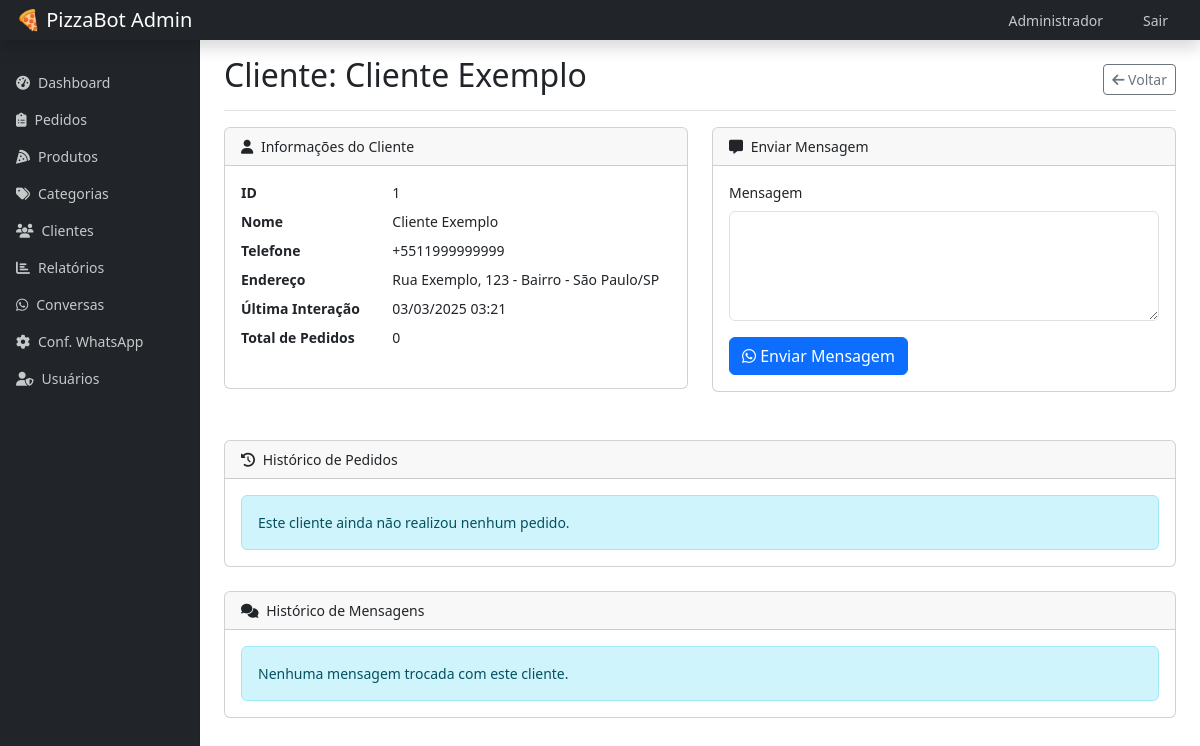
Screenshot of /admin/customers/1 (signed in) with the database file from the repository.
### models.py (models this page shows)
class User(db.Model, UserMixin):
    id = db.Column(db.Integer, primary_key=True)
    name = db.Column(db.String(100), nullable=False)
    email = db.Column(db.String(100), unique=True, nullable=False)
    password = db.Column(db.String(200), nullable=False)
    role = db.Column(db.String(20), default='staff')  # admin, staff
    created_at = db.Column(db.DateTime, default=datetime.utcnow)

class Customer(db.Model):
    id = db.Column(db.Integer, primary_key=True)
    phone = db.Column(db.String(20), unique=True, nullable=False)
    name = db.Column(db.String(100), nullable=True)
    address = db.Column(db.Text, nullable=True)
    last_interaction = db.Column(db.DateTime, default=datetime.utcnow)
    conversation_state = db.Column(db.String(50), default='initial')  # initial, menu, ordering, payment, etc.
    current_order_id = db.Column(db.Integer, nullable=True)  # ID do pedido atual em andamento
    temp_data = db.Column(db.Text, nullable=True)  # Dados temporários para a conversa
    human_support = db.Column(db.Boolean, default=False)  # Se está em modo de atendimento humano
    assigned_to = db.Column(db.Integer, db.ForeignKey('user.id'), nullable=True)  # Atendente responsável
    orders = db.relationship('Order', backref='customer', lazy=True)
    assigned_user = db.relationship('User', foreign_keys=[assigned_to], backref='assigned_customers', lazy=True)

### routes/admin.py (the view)
@admin_bp.route('/customers/<int:id>')
@login_required
def view_customer(id):
    customer = Customer.query.get_or_404(id)
    orders = Order.query.filter_by(customer_id=customer.id).order_by(Order.created_at.desc()).all()
    return render_template('admin/customer_detail.html', customer=customer, orders=orders)

### app.py (called while the page is built)
@login_manager.user_loader
def load_user(user_id):
    return User.query.get(int(user_id))

### templates/admin/customer_detail.html (shortened to what this page needs)
{% extends 'admin/base.html' %}
{% block content %}
<div class="d-flex justify-content-between flex-wrap flex-md-nowrap align-items-center pt-3 pb-2 mb-3 border-bottom">
    <h1 class="h2">Cliente: {{ customer.name or customer.phone }}</h1>
    <div class="btn-toolbar mb-2 mb-md-0">
        <a href="{{ url_for('admin_bp.customers') }}" class="btn btn-sm btn-outline-secondary">
            <i class="fas fa-arrow-left"></i> Voltar
        </a>
    </div>
</div>
<div class="row mb-4">
    <div class="col-md-6">
        <div class="card mb-4">
            <div class="card-header">
                <i class="fas fa-user me-1"></i>
                Informações do Cliente
            </div>
            <div class="card-body">
                <dl class="row">
                    <dt class="col-sm-4">ID</dt>
                    <dd class="col-sm-8">{{ customer.id }}</dd>
                    <dt class="col-sm-4">Nome</dt>
                    <dd class="col-sm-8">{{ customer.name or 'Não informado' }}</dd>
                    <dt class="col-sm-4">Telefone</dt>
                    <dd class="col-sm-8">{{ customer.phone }}</dd>
                    <dt class="col-sm-4">Endereço</dt>
                    <dd class="col-sm-8">{{ customer.address or 'Não informado' }}</dd>
                    <dt class="col-sm-4">Última Interação</dt>
                    <dd class="col-sm-8">{{ customer.last_interaction.strftime('%d/%m/%Y %H:%M') if customer.last_interaction else 'Nunca' }}</dd>
                    <dt class="col-sm-4">Total de Pedidos</dt>
                    <dd class="col-sm-8">{{ orders|length }}</dd>
                </dl>
            </div>
        </div>
    </div>
    <div class="col-md-6">
        <div class="card mb-4">
            <div class="card-header">
                <i class="fas fa-comment-alt me-1"></i>
                Enviar Mensagem
            </div>
            <div class="card-body">
                <form action="{{ url_for('admin_bp.send_customer_message', id=customer.id) }}" method="POST">
                    <div class="mb-3">
                        <label for="message" class="form-label">Mensagem</label>
                        <textarea class="form-control" id="message" name="message" rows="4" required></textarea>
                    </div>
                    <button type="submit" class="btn btn-primary">
                        <i class="fab fa-whatsapp"></i> Enviar Mensagem
                    </button>
                </form>
            </div>
        </div>
    </div>
</div>
<div class="card mb-4">
    <div class="card-header">
        <i class="fas fa-history me-1"></i>
        Histórico de Pedidos
    </div>
    <div class="card-body">
        {% if orders %}
            <div class="table-responsive">
                <table class="table table-striped">
                    <thead>
                        <tr>
                            <th>#</th>
                            <th>Data</th>
                            <th>Total</th>
                            <th>Status</th>
                            <th>Pagamento</th>
                            <th>Ações</th>
                        </tr>
                    </thead>
                    <tbody>
                        {% for order in orders %}
                        <tr>
                            <td>{{ order.id }}</td>
                            <td>{{ order.created_at.strftime('%d/%m/%Y %H:%M') }}</td>
                            <td>R$ {{ "%.2f"|format(order.total) }}</td>
                            <td>
                                {% if order.status == 'novo' %}
                                    <span class="badge order-new">Novo</span>
                                {% elif order.status == 'em_preparo' %}
                                    <span class="badge order-preparing">Em Preparo</span>
                                {% elif order.status == 'pronto' %}
                                    <span class="badge order-ready">Pronto</span>
                                {% elif order.status == 'em_entrega' %}
                                    <span class="badge order-delivering">Em Entrega</span>
                                {% elif order.status == 'entregue' %}
                                    <span class="badge order-delivered">Entregue</span>
                                {% elif order.status == 'cancelado' %}
                                    <span class="badge order-canceled">Cancelado</span>
                                {% endif %}
                            </td>
                            <td>
                                {% if order.payment_method == 'dinheiro' %}
                                    <span class="badge bg-success">Dinheiro</span>
                                {% elif order.payment_method == 'cartao' %}
                                    <span class="badge bg-primary">Cartão</span>
                                {% elif order.payment_method == 'pix' %}
                                    <span class="badge bg-info">PIX</span>
                                {% else %}
                                    <span class="badge bg-secondary">Não definido</span>
                                {% endif %}
                            </td>
                            <td>
                                <a href="{{ url_for('admin_bp.view_order', id=order.id) }}" class="btn btn-sm btn-info">
                                    <i class="fas fa-eye"></i>
                                </a>
                            </td>
                        </tr>
                        {% endfor %}
                    </tbody>
                </table>
            </div>
        {% else %}
            <div class="alert alert-info mb-0">
                Este cliente ainda não realizou nenhum pedido.
            </div>
        {% endif %}
    </div>
</div>
<div class="card mb-4">
    <div class="card-header">
        <i class="fas fa-comments me-1"></i>
        Histórico de Mensagens
    </div>
    <div class="card-body">
        {% if customer.messages %}
            <div class="list-group">
                {% for message in customer.messages|sort(attribute='timestamp', reverse=True) %}
                    {% if message.direction == 'inbound' %}
                    <div class="list-group-item list-group-item-action flex-column align-items-start">
                        <div class="d-flex w-100 justify-content-between">
                            <h6 class="mb-1"><i class="fas fa-arrow-right text-primary"></i> Cliente disse:</h6>
                            <small>{{ message.timestamp.strftime('%d/%m/%Y %H:%M') }}</small>
                        </div>
                        <p class="mb-1">{{ message.message }}</p>
                    </div>
                    {% else %}
                    <div class="list-group-item list-group-item-action flex-column align-items-start">
                        <div class="d-flex w-100 justify-content-between">
                            <h6 class="mb-1"><i class="fas fa-arrow-left text-success"></i> Sistema enviou:</h6>
                            <small>{{ message.timestamp.strftime('%d/%m/%Y %H:%M') }}</small>
                        </div>
                        <p class="mb-1">{{ message.message }}</p>
                    </div>
                    {% endif %}
                {% endfor %}
            </div>
        {% else %}
            <div class="alert alert-info mb-0">
                Nenhuma mensagem trocada com este cliente.
            </div>
        {% endif %}
    </div>
</div>
{% endblock %}

### templates/admin/base.html (shortened to what this page needs)
<!DOCTYPE html>
<html lang="pt-BR">
<head>
    <link href="https://cdn.jsdelivr.net/npm/bootstrap@5.3.0-alpha1/dist/css/bootstrap.min.css" rel="stylesheet">
    <link rel="stylesheet" href="https://cdnjs.cloudflare.com/ajax/libs/font-awesome/6.4.0/css/all.min.css">
</head>
<body>
    <nav class="navbar navbar-dark sticky-top bg-dark flex-md-nowrap p-0 shadow">
        <a class="navbar-brand col-md-3 col-lg-2 mr-0 px-3" href="#">🍕 PizzaBot Admin</a>
        <ul class="navbar-nav px-3 d-flex flex-row">
            <li class="nav-item text-nowrap me-2">
                <span class="nav-link">{{ current_user.name }}</span>
            </li>
            <li class="nav-item text-nowrap">
                <a class="nav-link" href="{{ url_for('logout') }}">Sair</a>
            </li>
        </ul>
    </nav>
    <div class="container-fluid">
        <div class="row">
            <nav id="sidebarMenu" class="col-md-3 col-lg-2 d-md-block bg-dark sidebar collapse">
                <div class="sidebar-sticky pt-3">
                    <ul class="nav flex-column">
                        <li class="nav-item">
                            <a class="nav-link {% if request.endpoint == 'admin_bp.dashboard' %}active{% endif %}" href="{{ url_for('admin_bp.dashboard') }}">
                                <i class="fas fa-tachometer-alt me-2"></i>Dashboard
                            </a>
                        </li>
                        <li class="nav-item">
                            <a class="nav-link {% if request.endpoint == 'admin_bp.orders' %}active{% endif %}" href="{{ url_for('admin_bp.orders') }}">
                                <i class="fas fa-clipboard-list me-2"></i>Pedidos
                            </a>
                        </li>
                        <li class="nav-item">
                            <a class="nav-link {% if request.endpoint == 'admin_bp.products' %}active{% endif %}" href="{{ url_for('admin_bp.products') }}">
                                <i class="fas fa-pizza-slice me-2"></i>Produtos
                            </a>
                        </li>
                        <li class="nav-item">
                            <a class="nav-link {% if request.endpoint == 'admin_bp.categories' %}active{% endif %}" href="{{ url_for('admin_bp.categories') }}">
                                <i class="fas fa-tags me-2"></i>Categorias
                            </a>
                        </li>
                        <li class="nav-item">
                            <a class="nav-link {% if request.endpoint == 'admin_bp.customers' %}active{% endif %}" href="{{ url_for('admin_bp.customers') }}">
                                <i class="fas fa-users me-2"></i>Clientes
                            </a>
                        </li>
                        <li class="nav-item">
                            <a class="nav-link {% if request.endpoint == 'admin_bp.reports' %}active{% endif %}" href="{{ url_for('admin_bp.reports') }}">
                                <i class="fas fa-chart-bar me-2"></i>Relatórios
                            </a>
                        </li>
                        <li class="nav-item">
                            <a class="nav-link {% if request.endpoint == 'whatsapp_bp.conversations' %}active{% endif %}" href="{{ url_for('whatsapp_bp.conversations') }}">
                                <i class="fab fa-whatsapp me-2"></i>Conversas
                            </a>
                        </li>
                        <li class="nav-item">
                            <a class="nav-link {% if request.endpoint == 'whatsapp_bp.whatsapp_settings' %}active{% endif %}" href="{{ url_for('whatsapp_bp.whatsapp_settings') }}">
                                <i class="fas fa-cog me-2"></i>Conf. WhatsApp
                            </a>
                        </li>
                        {% if current_user.role == 'admin' %}
                        <li class="nav-item">
                            <a class="nav-link {% if request.endpoint == 'admin_bp.users' %}active{% endif %}" href="{{ url_for('admin_bp.users') }}">
                                <i class="fas fa-user-shield me-2"></i>Usuários
                            </a>
                        </li>
                        {% endif %}
                    </ul>
                </div>
            </nav>
            <main role="main" class="col-md-9 ml-sm-auto col-lg-10 px-md-4 content-wrapper main-content">
                {% block content %}{% endblock %}
            </main>
        </div>
    </div>
</body>
</html>

### templates/admin/base.html (style rules this page uses)
body { font-size: .875rem; }
.sidebar { position: fixed; top: 0; bottom: 0; left: 0; z-index: 100; padding: 48px 0 0; box-shadow: inset -1px 0 0 rgba(0, 0, 0, .1); background-color: #343a40; }
.sidebar-sticky { position: relative; top: 0; height: calc(100vh - 48px); padding-top: .5rem; overflow-x: hidden; overflow-y: auto; }
.nav-link { font-weight: 500; color: rgba(255, 255, 255, .75); padding: 0.5rem 1rem; }
@media (min-width: 768px) { .main-content { margin-left: 16.666667%; } }
@media (min-width: 768px) { .sidebar { width: 16.666667%; } }

### rows the page displays
User: name "Administrador"
Customer: name "Cliente Exemplo", id "1", phone "+5511999999999", address "Rua Exemplo, 123 - Bairro - São Paulo/SP", last_interaction "03/03/2025 03:21"

### other values shown
{{ orders|length }} "0"
